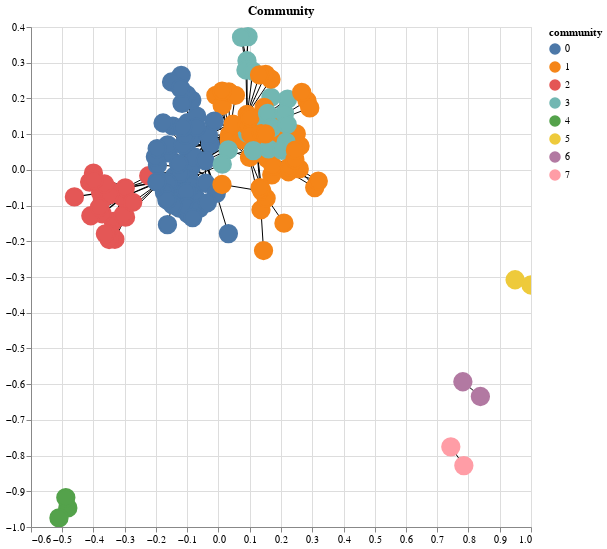

This figure's notebook cell:
### Markdown cell above
# Community

### Code cell
chart = nxa.draw_networkx(
    G=G,
    pos=nx.spring_layout(G),
    width='weight:N',
    node_tooltip=['id','community']
)

edges = chart.layer[0].properties(height=500, width=500)
nodes = chart.layer[1].properties(height=500, width=500)

nodes = nodes.encode(
    fill='community:N',
    color='community:N'
).properties(
    height=500, width=500, title="Community"
)

central = (edges+nodes).interactive()

central

### Figure 1 — Vega-Lite specification as saved in the notebook (floating-point values rounded to 4 significant figures; data arrays with more than 128 entries replaced by an {"elided": "..."} marker saying what was removed)
{"config": {"view": {"continuousWidth": 400, "continuousHeight": 300}}, "layer": [{"data": {"name": "data-7b01490368ce753206e23e8dbe793e60"}, "mark": {"type": "line", "color": "black", "opacity": 1}, "encoding": {"detail": {"type": "quantitative", "field": "edge"}, "size": {"type": "nominal", "field": "weight", "legend": null}, "x": {"type": "quantitative", "axis": {"title": ""}, "field": "x"}, "y": {"type": "quantitative", "axis": {"title": ""}, "field": "y"}}, "height": 500, "selection": {"selector028": {"type": "interval", "bind": "scales", "encodings": ["x", "y"]}}, "width": 500}, {"data": {"name": "data-a56515910f621db168cd9ca92ce91bff"}, "mark": {"type": "point", "fill": "red", "opacity": 1, "size": 300}, "encoding": {"color": {"type": "nominal", "field": "community"}, "fill": {"type": "nominal", "field": "community"}, "tooltip": [{"type": "quantitative", "field": "id"}, {"type": "nominal", "field": "community"}], "x": {"type": "quantitative", "field": "x"}, "y": {"type": "quantitative", "field": "y"}}, "height": 500, "title": "Community", "width": 500}], "$schema": "https://vega.github.io/schema/vega-lite/v4.0.2.json", "datasets": {"data-7b01490368ce753206e23e8dbe793e60": {"elided": "684 records"}, "data-a56515910f621db168cd9ca92ce91bff": {"elided": "154 records"}}}
